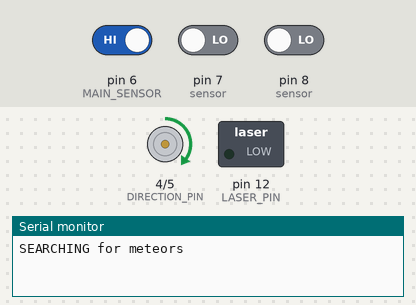
Bench run of a sketch on a simulated Arduino Nano, built with avr-gcc and run on an emulated ATmega328P. On the bench: direction and speed pins drawn as motors (green arrow = direction pin HIGH = forward, orange = LOW = backward, longer = more drive), switched loads named in the sketch (green lamp = pin HIGH), the last lines printed to the serial monitor. The inputs (shaded band) are chosen by the test bench; at power-on: pin 6 (MAIN_SENSOR) HIGH, pin 7 (sensor) LOW, pin 8 (sensor) LOW.

Above: at 1.2 s.
1.3 s: pin 6 (MAIN_SENSOR) driven LOW
At 2.0 s:
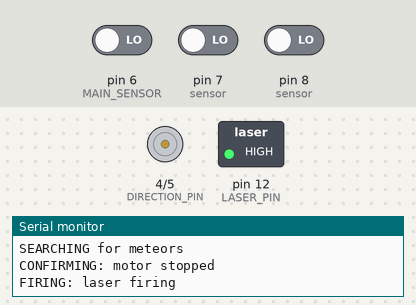
4.3 s: pin 6 (MAIN_SENSOR) driven HIGH
At 7.1 s:
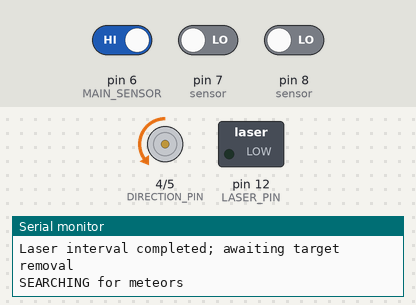
7.3 s: pin 6 (MAIN_SENSOR) driven LOW
At 10.5 s:
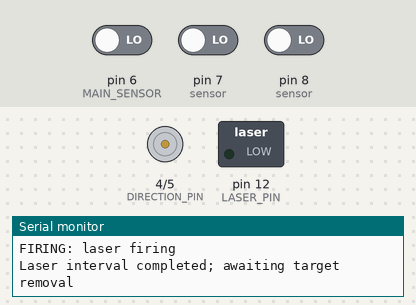
Timing chart, 0 to 12.0 s (numbered marks = the images above; inputs shaded):
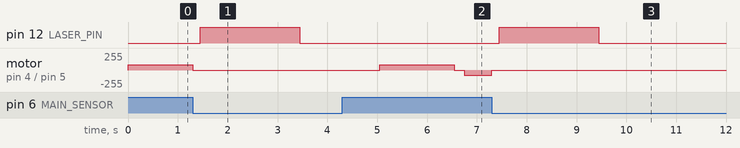

The sketch:

Bug_fix_main.ino
```cpp
#include <Arduino.h>

// Pins
const int DIRECTION_PIN = 4;        // D4 -> PH/IN2
const int SPEED_PIN = 5;            // D5 -> EN/IN1
const int MAIN_SENSOR = 6;          // D6 -> TSOP38238 OUT
const int LEFT_SENSOR = 7;          // D7 -> TSOP38238 OUT
const int RIGHT_SENSOR = 8;         // D8 -> TSOP38238 OUT
const int LASER_PIN = 12;           // D12 -> transistor base (via 1k resistor)


// Settings
const int TURN_LEFT = LOW;
const int TURN_RIGHT = HIGH;
const int MOTOR_SPEED = 80;                     // PWM range: 0-255, 31% PWM
const unsigned long SEARCH_TIME = 1500;
const unsigned long REVERSE_PAUSE_TIME = 200;   // pause before changing directions
const unsigned long IR_HOLD_TIME = 250;         // considering the gaps between each IR bursts
const unsigned long CONFIRM_TIME = 150;         // pause before firing laser
const unsigned long LASER_TIME = 2000;          // max time per direction, ms
const unsigned long TARGET_REMOVAL_TIME = 500;  // pause after each removal


// Sensor indices: 0 = main || 1 = left || 2 = right
const int sensor[3] = {MAIN_SENSOR, LEFT_SENSOR, RIGHT_SENSOR};
bool sensorSeen[3] = {false, false, false};
unsigned long lastSeen[3] = {0, 0, 0};
bool detected[3] = {false, false, false};


// System States
enum SystemState
{
    SEARCHING,
    CONFIRMING,
    FIRING,
    WAITING_FOR_TARGET_REMOVAL
};

SystemState state = SEARCHING;


// Variables
int motorDirection = TURN_RIGHT;
int pendingDirection = TURN_RIGHT;
bool reversing = false;
bool timingRemoval = false;
unsigned long directionStartTime = 0;
unsigned long reverseStartTime = 0;
unsigned long confirmationStartTime = 0;
unsigned long laserStartTime = 0;
unsigned long removalStartTime = 0;


// Motor functions
void stopMotor() {
    analogWrite(SPEED_PIN, 0);
}

void startMotor() {
    digitalWrite(DIRECTION_PIN, motorDirection);
    analogWrite(SPEED_PIN, MOTOR_SPEED);
}


// Laser functions
void fireLaser() {
    digitalWrite(LASER_PIN, HIGH);
}

void stopLaser() {
    digitalWrite(LASER_PIN, LOW);
}


// Sensor signal check
// BUG 1 FIXED: Renamed parameter from sensor to sensorIndex
bool irDetected(int sensorIndex, unsigned long now) {
    if (digitalRead(sensor[sensorIndex]) == LOW) {
        sensorSeen[sensorIndex] = true;
        lastSeen[sensorIndex] = now;
    }
    return sensorSeen[sensorIndex] &&
           (now - lastSeen[sensorIndex] <= IR_HOLD_TIME);
}


void beginSearching(unsigned long now) {
    stopLaser();
    reversing = false;
    timingRemoval = false;
    directionStartTime = now;
    state = SEARCHING;
    Serial.println("SEARCHING for meteors");
}

void requestReverse(int direction, unsigned long now) {
    stopMotor();
    pendingDirection = direction;
    reversing = true;
    reverseStartTime = now;
}

void updateSearch(unsigned long now) {
    // Pausing before changing motor direction
    if (reversing) {
        if (now - reverseStartTime >= REVERSE_PAUSE_TIME) {
            motorDirection = pendingDirection;
            reversing = false;
            directionStartTime = now;
            startMotor();
        }
        return;
    }

    int wantedDirection = motorDirection;
    bool sideSensorGuidance = detected[1] != detected[2];

    if (sideSensorGuidance) {
        wantedDirection = detected[1] ? TURN_LEFT : TURN_RIGHT;
        // Keep rotating until only one side is detecting
        directionStartTime = now;
    }
    else if (now - directionStartTime >= SEARCH_TIME) {
        // netiher or both side detected
        wantedDirection = motorDirection == TURN_LEFT ? TURN_RIGHT : TURN_LEFT;
    }

    if (wantedDirection != motorDirection) {
        requestReverse(wantedDirection, now);
    }
    else {
        startMotor();
    }
}


// Setup
void setup() {
    Serial.begin(9600);
    for (int i = 0; i < 3; i++) {
        pinMode(sensor[i], INPUT);
    }

    pinMode(DIRECTION_PIN, OUTPUT);
    pinMode(SPEED_PIN, OUTPUT);
    pinMode(LASER_PIN, OUTPUT);
    stopMotor();
    stopLaser();
    beginSearching(millis());
}


// MAIN LOOP
void loop() {
    unsigned long now = millis();
    for (int i = 0; i < 3; i++) {
        detected[i] = irDetected(i, now);
    }

    bool mainLOW = digitalRead(MAIN_SENSOR) == LOW;

    switch (state) {
        case SEARCHING:
            if (detected[0]) {
                stopMotor();
                reversing = false;
                confirmationStartTime = now;
                state = CONFIRMING;
                Serial.println("CONFIRMING: motor stopped");
            }
            else {
                updateSearch(now);
            }
            break;

        case CONFIRMING:
            stopMotor();
            if (!detected[0]) {
                Serial.println("Confirmation failed: target lost");
                beginSearching(now);
            }
            // BUG 2 FIXED: Correct 150 ms confirmation condition
            else if ((now - confirmationStartTime >= CONFIRM_TIME) && mainLOW) {
                fireLaser();
                laserStartTime = now;
                state = FIRING;
                Serial.println("FIRING: laser firing");
            }
            break;

        case FIRING:
            stopMotor();
            if (!detected[0]) {
                Serial.println("Firing cancelled: target lost");
                beginSearching(now);
            }
            else if (now - laserStartTime >= LASER_TIME) {
                stopLaser();
                timingRemoval = false;
                state = WAITING_FOR_TARGET_REMOVAL;
                Serial.println("Laser interval completed; awaiting target removal");
            }
            break;

        case WAITING_FOR_TARGET_REMOVAL:
            stopMotor();
            if (detected[0]) {
                timingRemoval = false;
            }
            else if (!timingRemoval) {
                timingRemoval = true;
                removalStartTime = now;
            }
            else if (now - removalStartTime >= TARGET_REMOVAL_TIME) {
                beginSearching(now);
            }
            break;
    }
}
```

bug_fix_stoppulse.cpp
```cpp
#include <Arduino.h>

// Pins
const int DIRECTION_PIN = 4;        // D4 -> PH/IN2
const int SPEED_PIN = 5;            // D5 -> EN/IN1
const int MAIN_SENSOR = 6;          // D6 -> TSOP38238 OUT
const int LEFT_SENSOR = 7;          // D7 -> TSOP38238 OUT
const int RIGHT_SENSOR = 8;         // D8 -> TSOP38238 OUT
const int LASER_PIN = 12;           // D12 -> transistor base (via 1k resistor)


// Settings
const int TURN_LEFT = LOW;
const int TURN_RIGHT = HIGH;
const int MOTOR_SPEED = 80;                     // PWM range: 0-255, 31% PWM

// Experimental stopping pulse
const int STOPPING_SPEED = 60;                  // PWM, 0 to 255
const unsigned long STOPPING_TIME = 100;        // ms; 0 disables the pulse
const unsigned long STOPPING_PAUSE_TIME = 200;  // brake before applying pulse
const bool STOPPING_OPPOSITE_DIRECTION = true;  // false uses previous drive direction

const unsigned long SEARCH_TIME = 1500;
const unsigned long REVERSE_PAUSE_TIME = 200;   // pause before changing directions
const unsigned long IR_HOLD_TIME = 250;         // considering the gaps between each IR bursts
const unsigned long CONFIRM_TIME = 150;         // pause before firing laser
const unsigned long LASER_TIME = 2000;          // max time per direction, ms
const unsigned long TARGET_REMOVAL_TIME = 500;  // pause after each removal


// Sensor indices: 0 = main || 1 = left || 2 = right
const int sensor[3] = {MAIN_SENSOR, LEFT_SENSOR, RIGHT_SENSOR};
bool sensorSeen[3] = {false, false, false};
unsigned long lastSeen[3] = {0, 0, 0};
bool detected[3] = {false, false, false};


// System States
enum SystemState
{
    SEARCHING,
    STOPPING,
    CONFIRMING,
    FIRING,
    WAITING_FOR_TARGET_REMOVAL
};

SystemState state = SEARCHING;


// Variables
int motorDirection = TURN_RIGHT;
int pendingDirection = TURN_RIGHT;
bool reversing = false;
bool timingRemoval = false;
bool stoppingPulseStarted = false;
int stoppingDirection = TURN_LEFT;
unsigned long stoppingStartTime = 0;
unsigned long stoppingPulseStartTime = 0;
unsigned long directionStartTime = 0;
unsigned long reverseStartTime = 0;
unsigned long confirmationStartTime = 0;
unsigned long laserStartTime = 0;
unsigned long removalStartTime = 0;


// Motor functions
void stopMotor() {
    analogWrite(SPEED_PIN, 0);
}

void startMotor() {
    digitalWrite(DIRECTION_PIN, motorDirection);
    analogWrite(SPEED_PIN, MOTOR_SPEED);
}


// Laser functions
void fireLaser() {
    digitalWrite(LASER_PIN, HIGH);
}

void stopLaser() {
    digitalWrite(LASER_PIN, LOW);
}


// Sensor signal check
// BUG 1 FIXED: Renamed parameter to sensorIndex
bool irDetected(int sensorIndex, unsigned long now) {
    if (digitalRead(sensor[sensorIndex]) == LOW) {
        sensorSeen[sensorIndex] = true;
        lastSeen[sensorIndex] = now;
    }
    return sensorSeen[sensorIndex] &&
           (now - lastSeen[sensorIndex] <= IR_HOLD_TIME);
}


void beginSearching(unsigned long now) {
    stopLaser();
    reversing = false;
    timingRemoval = false;
    directionStartTime = now;
    state = SEARCHING;
    Serial.println("SEARCHING for meteors");
}

void beginConfirming(unsigned long now) {
    stopMotor();
    confirmationStartTime = now;
    state = CONFIRMING;
    Serial.println("CONFIRMING: stopping stage finished");
}

void beginStopping(unsigned long now) {
    stopMotor();
    stopLaser();
    reversing = false;
    stoppingPulseStarted = false;
    stoppingStartTime = now;

    // Reference the last search-drive direction, not a measured body velocity.
    stoppingDirection = motorDirection;
    if (STOPPING_OPPOSITE_DIRECTION) {
        stoppingDirection = motorDirection == TURN_LEFT ? TURN_RIGHT : TURN_LEFT;
    }

    if (STOPPING_TIME == 0 || STOPPING_SPEED == 0) {
        beginConfirming(now);
    }
    else {
        state = STOPPING;
        Serial.println("STOPPING: brake pause, then calibrated pulse");
    }
}

void requestReverse(int direction, unsigned long now) {
    stopMotor();
    pendingDirection = direction;
    reversing = true;
    reverseStartTime = now;
}

void updateSearch(unsigned long now) {
    // Pausing before changing motor direction
    if (reversing) {
        if (now - reverseStartTime >= REVERSE_PAUSE_TIME) {
            motorDirection = pendingDirection;
            reversing = false;
            directionStartTime = now;
            startMotor();
        }
        return;
    }

    int wantedDirection = motorDirection;
    bool sideSensorGuidance = detected[1] != detected[2];

    if (sideSensorGuidance) {
        wantedDirection = detected[1] ? TURN_LEFT : TURN_RIGHT;
        // Keep rotating until only one side is detecting
        directionStartTime = now;
    }
    else if (now - directionStartTime >= SEARCH_TIME) {
        // neither or both side detected
        wantedDirection = motorDirection == TURN_LEFT ? TURN_RIGHT : TURN_LEFT;
    }

    if (wantedDirection != motorDirection) {
        requestReverse(wantedDirection, now);
    }
    else {
        startMotor();
    }
}


// Setup
void setup() {
    Serial.begin(9600);
    for (int i = 0; i < 3; i++) {
        pinMode(sensor[i], INPUT);
    }

    pinMode(DIRECTION_PIN, OUTPUT);
    pinMode(SPEED_PIN, OUTPUT);
    pinMode(LASER_PIN, OUTPUT);

    stopMotor();
    stopLaser();
    beginSearching(millis());
}


// MAIN LOOP
void loop() {
    unsigned long now = millis();

    for (int i = 0; i < 3; i++) {
        detected[i] = irDetected(i, now);
    }

    bool mainLOW = digitalRead(MAIN_SENSOR) == LOW;

    switch (state) {

        case SEARCHING:
            if (detected[0]) {
                beginStopping(now);
            }
            else {
                updateSearch(now);
            }
            break;

        case STOPPING:
            // Laser remains off throughout this non-blocking stage.
            stopLaser();

            if (!stoppingPulseStarted) {
                stopMotor();

                if (now - stoppingStartTime >= STOPPING_PAUSE_TIME) {
                    digitalWrite(DIRECTION_PIN, stoppingDirection);
                    analogWrite(SPEED_PIN, STOPPING_SPEED);
                    stoppingPulseStartTime = now;
                    stoppingPulseStarted = true;
                }
            }
            else if (now - stoppingPulseStartTime >= STOPPING_TIME) {
                // Finish the pulse even if detection was lost during stopping.
                // CONFIRMING checks detection again before allowing a shot.
                beginConfirming(now);
            }
            break;

        case CONFIRMING:
            stopMotor();

            if (!detected[0]) {
                Serial.println("Confirmation failed: target lost");
                beginSearching(now);
            }

            // BUG 2 FIXED: Correct 150 ms confirmation condition
            else if ((now - confirmationStartTime >= CONFIRM_TIME) && mainLOW) {
                fireLaser();
                laserStartTime = now;
                state = FIRING;
                Serial.println("FIRING: laser firing");
            }
            break;

        case FIRING:
            stopMotor();

            if (!detected[0]) {
                Serial.println("Firing cancelled: target lost");
                beginSearching(now);
            }
            else if (now - laserStartTime >= LASER_TIME) {
                stopLaser();
                timingRemoval = false;
                state = WAITING_FOR_TARGET_REMOVAL;
                Serial.println("Laser interval completed; awaiting target removal");
            }
            break;

        case WAITING_FOR_TARGET_REMOVAL:
            stopMotor();

            if (detected[0]) {
                timingRemoval = false;
            }
            else if (!timingRemoval) {
                timingRemoval = true;
                removalStartTime = now;
            }
            else if (now - removalStartTime >= TARGET_REMOVAL_TIME) {
                beginSearching(now);
            }
            break;
    }
}
```

main.cpp
```cpp
#include <Arduino.h>

const int SPEED_PIN = 5;      // D5 -> EN/IN1
const int DIRECTION_PIN = 4;  // D4 -> PH/IN2
const int IR_PIN = 2;         // D2 -> TSOP38238 OUT
const int LASER_PIN = 10;     // D10 -> transistor base (via 1k resistor)

const int TEST_SPEED = 128;              // PWM range: 0-255, 50% PWM
const unsigned long RUN_TIME = 2000;     // max time per direction, ms
const unsigned long STOP_TIME = 1500;    // pause between cycles, ms
const unsigned long IR_HOLD_TIME = 250;  // debounce for beacon bursts
const unsigned long DWELL_TIME_MS = 2000; // required hold time to score

// ---------- Motor functions ----------
void stopMotor()
{
  analogWrite(SPEED_PIN, 0);
}

void rotateDirectionA()
{
  digitalWrite(DIRECTION_PIN, LOW);
  analogWrite(SPEED_PIN, TEST_SPEED);
}

void rotateDirectionB()
{
  digitalWrite(DIRECTION_PIN, HIGH);
  analogWrite(SPEED_PIN, TEST_SPEED);
}

// ---------- Laser functions ----------
void fireLaser()
{
  digitalWrite(LASER_PIN, HIGH);
}

void stopLaser()
{
  digitalWrite(LASER_PIN, LOW);
}

// ---------- Sensor check ----------

bool irDetected()
{
  static unsigned long lastSeen = 0;
  if (digitalRead(IR_PIN) == LOW)
  {
    lastSeen = millis();
  }
  return (millis() - lastSeen <= IR_HOLD_TIME);
}

bool holdAndFireLaser()
{
  fireLaser();
  unsigned long start = millis();

  while (millis() - start < DWELL_TIME_MS)
  {
    if (!irDetected())
    {
      stopLaser();
      Serial.println("Lost target before dwell time completed");
      return false;
    }
  }

  stopLaser();
  Serial.println("Target held for full dwell time - scored");
  return true;
}

// ---------- Combined rotation + detect + fire ----------
bool runUntilDetectionOrTimeout(unsigned long maxRunTime)
{
  unsigned long start = millis();

  while (millis() - start < maxRunTime)
  {
    if (irDetected())
    {
      stopMotor();
      Serial.println("IR detected mid-rotation -> motor stopped, firing laser");
      holdAndFireLaser();
      return true;
    }
  }

  stopMotor();
  return false;
}

void setup()
{
  pinMode(SPEED_PIN, OUTPUT);
  pinMode(DIRECTION_PIN, OUTPUT);
  pinMode(IR_PIN, INPUT);
  pinMode(LASER_PIN, OUTPUT);

  stopMotor();
  stopLaser();

  Serial.begin(9600);
  Serial.println("Full validation test: motor + IR sensor + laser");
  Serial.println("5 direction cycles will be performed");
  Serial.println("IR sensor active - rotation stops and laser fires on detection");

  delay(2000);
}

void loop()
{
  static int cycleNumber = 1;
  if (cycleNumber > 5)
  {
    stopMotor();
    stopLaser();
    Serial.println("Validation test completed.");
    while (true)
    {
      // Test finished
    }
  }

  Serial.print("Cycle ");
  Serial.print(cycleNumber);
  Serial.println(": Direction A");
  rotateDirectionA();
  runUntilDetectionOrTimeout(RUN_TIME);
  Serial.println("Motor stopped");
  delay(STOP_TIME);

  Serial.print("Cycle ");
  Serial.print(cycleNumber);
  Serial.println(": Direction B");
  rotateDirectionB();
  runUntilDetectionOrTimeout(RUN_TIME);
  Serial.println("Motor stopped");
  delay(STOP_TIME);

  cycleNumber++;
}
```

Measured:
- after the input at 1.3 s, pin 12 (LASER_PIN): LOW → HIGH after 0.15 s, → LOW 2.0 s later
- after the input at 4.3 s, motor on pin 4 (DIRECTION_PIN) / pin 5 (SPEED_PIN): stopped → forward 80/255 after 0.75 s, → stopped 1.5 s later, → backward 80/255 0.20 s later
- after the input at 7.3 s, pin 12 (LASER_PIN): LOW → HIGH after 0.15 s, → LOW 2.0 s later
